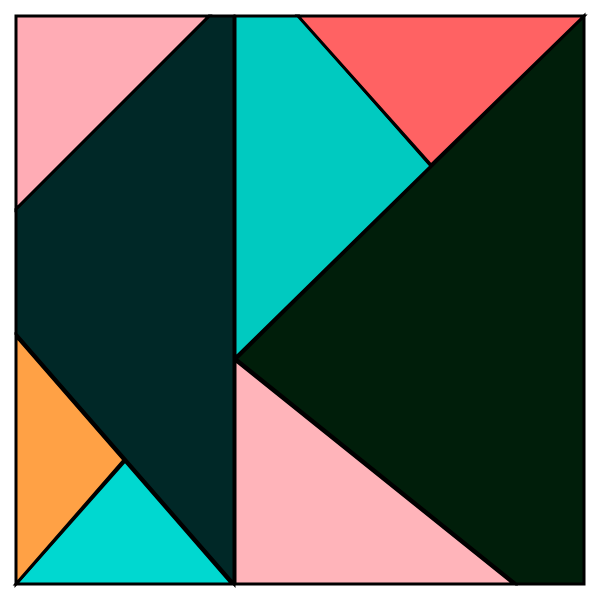
Frame 1 (no input)
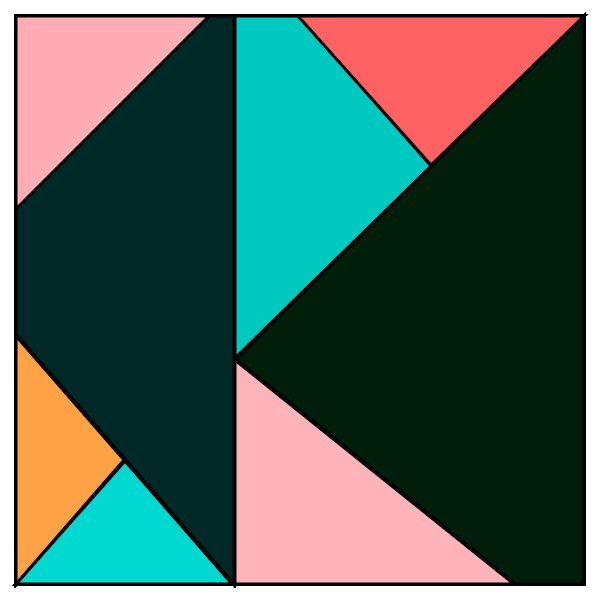
Frame 60 (no input)
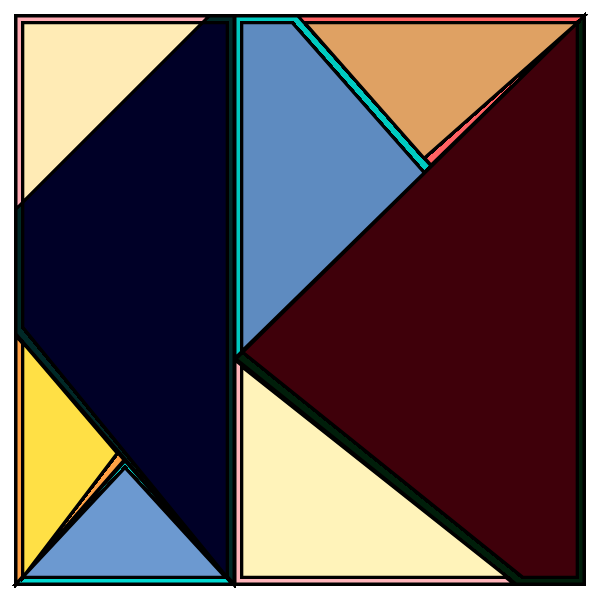
Frame 120 (the mouse pressed at the canvas centre since frame 60)

The p5.js sketch that drew these frames (run headless with seeded random() and noise() and a simulated clock; from frame 60 on, the mouse is pressed at the canvas centre):

// p5.js sketch
// ── sketch.js
let r, g, s;

function setup() {
   createCanvas(600, 600);
 }
 
 function draw() {
  
  r = map(mouseX, 0, windowWidth, 225, 0);
  g = map(mouseX, windowWidth, 0, 130, 0);
  s = map(mouseY, 0, windowHeight, 80, 150);
  strokeWeight(3);
  //red triangle
   fill(178-r, 30 -g, 10);
   quad(width-(s/5), 0+(s/5), width-(s/5), height-(s/5), 500+(s/5), height-(s/5), 220+(s/5), 375-(s/5));
 
   //bottom gray triangle
   fill(175+r, 180+g, 186);
   triangle(219+(s/5), 344+(s/5), 530-(s/5), height-(s/5), 219+(s/5), height-(s/5));
 
   //top middle triangle
   fill(209-r, 202-g, 192);
   quad(219+(s/5), 374-(s/5), 219+(s/5), 0+(s/5), 315-(s/5), 0+(s/5), 447-(s/5), 150+(s/5));
 
   //top right triangle
   fill(108+r, 98+g, 99);
   triangle(width-(s/5), 0+(s/5), 447-(s/5), 181-(s/5), 282+(s/5), 0+(s/5));
 
   //black triangle
   fill(44-r, 40-g, 39);
   beginShape();
   vertex(250-(s/5), height-(s/5));
   vertex(250-(s/5), 0+(s/5));
   vertex(225-(s/5), 0+(s/5));
   vertex(0+(s/5), 225-(s/5));
   vertex(0+(s/5), 350-(s/5));
   endShape(CLOSE);
 
   //top left triangle
   fill(168+r, 172+g, 181);
   triangle(0+(s/5), 0+(s/5), 225-(s/5), 0+(s/5), 0+(s/5), 225-(s/5));
 
   //bottom white triangle
   fill(223-r, 216-g, 208);
   triangle(248-(s/5), height-(s/5), 125, 445+(s/5), 0+(s/5), height-(s/5));
 
   //yellow triangle
   fill(210+r, 161+g, 69);
   triangle(0+(s/5), height-(s/5), 140-(s/5), 476-(s/5), 0+(s/5), 320+(s/5));
  


   /*//red triangle
   fill(178, 35, 19);
   quad(width, 0, width, height, 500, height, 250, 375);
 
   //bottom gray triangle
   fill(175, 180, 186);
   triangle(250, 375, 500, height, 250, height);
 
   //top middle triangle
   fill(209, 202, 192);
   quad(250, 375, 250, 0, 315, 0, 460, 150);
 
   //top right triangle
   fill(108, 98, 99);
   triangle(width, 0, 460, 150, 315, 0);
 
   //black triangle
   fill(44, 40, 39);
   beginShape();
   vertex(250, height);
   vertex(250, 0);
   vertex(225, 0);
   vertex(0, 225);
   vertex(0, 350);
   endShape(CLOSE);
 
   //top right triangle
   fill(168, 172, 181);
   triangle(0, 0, 225, 0, 0, 225);
 
   //bottom white triangle
   fill(223, 216, 208);
   triangle(250, height, 125, 475, 0, height);
 
   //yellow triangle
   fill(210, 161, 69);
   triangle(0, height, 125, 475, 0, 350);*/
 }
